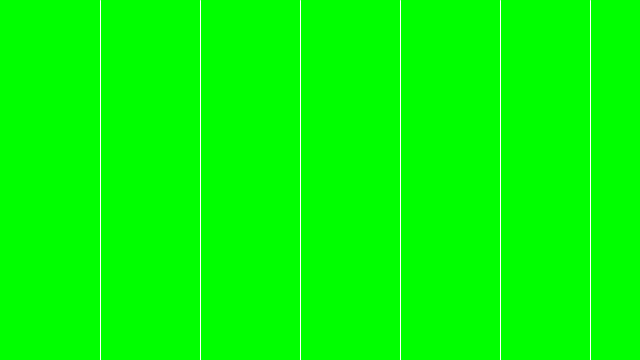
Frame 1 (no input)
Frame 60 (the mouse pressed at the canvas centre just before this capture): identical to frame 1, image omitted
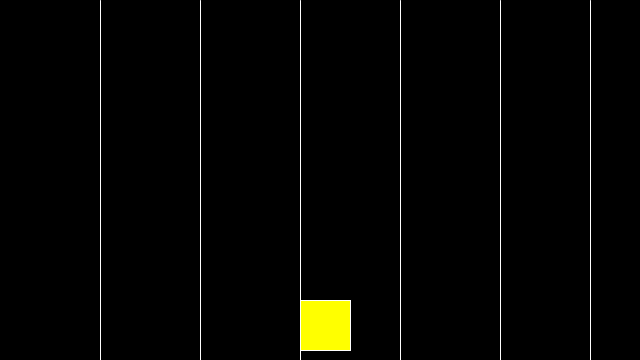
Frame 120 (the mouse held since frame 60 and released just before this capture)

The Processing sketch that drew these frames (run headless with seeded random() and noise(); from frame 60 on, the mouse is pressed at the canvas centre):

// Processing sketch: If_Else_tutorial
// ── If_Else_tutorial.pde
//else if conditional statement display a different rectangle when mouse x changes position horizontally.

void setup(){
size(640, 360);
}

void draw(){
background(0);

if(mouseX > 600){
fill(255,0,0);
rect(590,200,50,50);
}else if (mouseX>500){
fill(255,0,0);
rect(500,100,50,50);
}else if(mouseX>400){
fill(0,255,0);
rect(400,200,50,50);
}else if(mouseX>300){
fill(255,255,0);
rect(300,300,50,50);
}else if(mouseX>200){
fill(0,255,255);
rect(200,200,50,50);
}else if(mouseX>100){
fill(0,255,255);
rect(100,100,50,50);
}else if(mouseX>0){
fill(0,255,255);
rect(0,100,50,50);
}else{
  background(0,255,0);
}



stroke(255);
line(100,0,100,height);
line(200,0,200,height);
line(300,0,300,height);
line(400,0,400,height);
line(500,0,500,height);
line(590,0,590,height);
}
